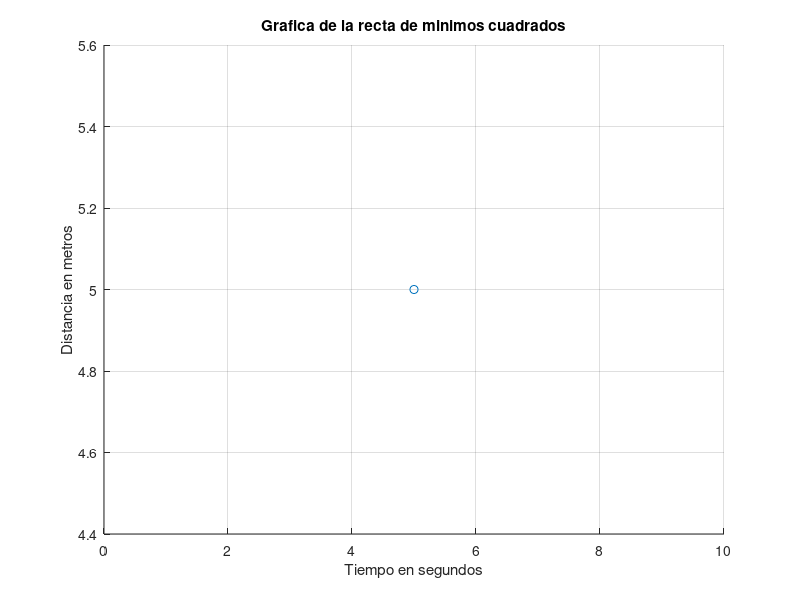

Source code (MATLAB):
function aproxHiperbola  
 
%Limpio los parametros%
clc
clear all

%Arranco la funcion RECTA DE MINIMOS CUADRADOS%
x= input('Ingrese los "x" entre corchetes y separados por un espacio: ');
y= input('Ingrese los "y" entre corchetes y separados por un espacio: ');
dec = input('Ingrese la cantidad de decimales con que desea trabajar: ');

output_precision(dec); %NO SE SI CON ESTO ALCANZA PARA MANEJAR LO DE LOS DECIMALES
                       %ES SOLO PARA LO QUE MUESTRO X PANTALLA, NO TRUNCA RESULTADOS
                       
n=length(x); %Cantidad de valores

%Inicio los valores de las sumatorias
sx= 0;
sy= 0;
sxy= 0;
sx2= 0;

%Hago las sumatorias correspondientes
for i=1:n
  sx= sx + x(i);
  sy= sy + 1/y(i);
  sx2= sx2 + x(i)^2;
  sxy= sxy + x(i)*(1/y(i));
endfor

A = sx2;
B = sx;
C = sx;
D = n;

%Resuelvo el sistema de ecuaciones con la matriz aumentada
Matriz1 = [A B;C D];
MatrizAumentada = [sxy;sy];

Incognita = inv(Matriz1)*MatrizAumentada;

%%muestro los valores incognitas
disp(Incognita);

%muestro la funcion
a = 1/Incognita(1);
b = Incognita(2)*a;

x1 = 0:1:9;
y1 = (a./(x1 + b));

scatter(x, y);

hold on;

plot(x1,y1,'b-');

hold off;

title('Grafica de la recta de minimos cuadrados');
xlabel('Tiempo en segundos');
ylabel('Distancia en metros');

grid;
%fin

endfunction